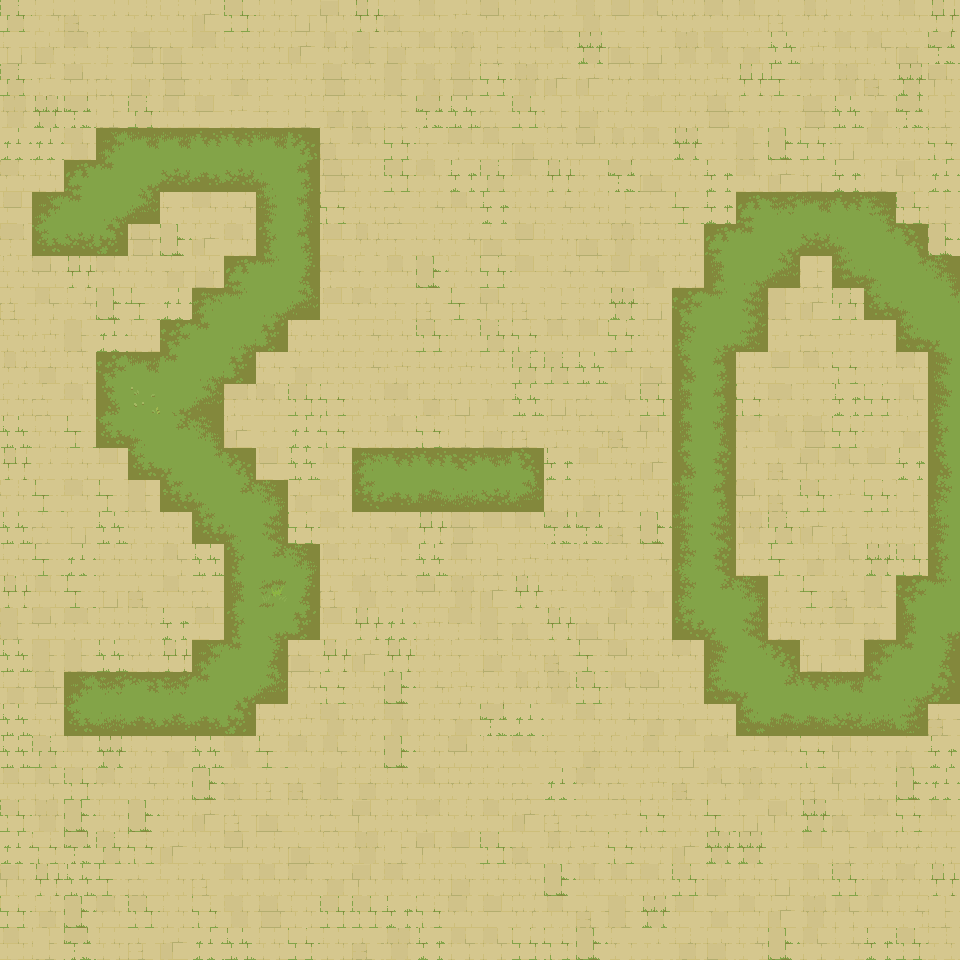

A level layout from a 2D game, rendered from its tile map. Below: a short description, then the map file with tile-grid data replaced by summaries:
An orthogonal 30x30 tile map with 32x32 px tiles, 4 tile layers (ground, water, walls-1-2-3-4, walls-5-6-7-8), 18 tilesets and 810 objects (810x water).

<map version="1.10" tiledversion="1.10.1" orientation="orthogonal" renderorder="right-down" width="30" height="30" tilewidth="32" tileheight="32" infinite="0" nextlayerid="17" nextobjectid="862">
 <properties>
  <property name="AutomappingRadius" type="int" value="4" />
 </properties>
 <tileset firstgid="1" source="Terrain - Ancient Ruins.tsx" />
 <tileset firstgid="2210" source="Ancient Ruins-Tileset - wall 1.tsx" />
 <tileset firstgid="2450" source="Ancient Ruins-Tileset - wall 3.tsx" />
 <tileset firstgid="2690" source="Ancient Ruins-Tileset - wall 4.tsx" />
 <tileset firstgid="2930" source="Ancient Ruins-Tileset - wall 5.tsx" />
 <tileset firstgid="3170" source="Ancient Ruins-Tileset - wall 6.tsx" />
 <tileset firstgid="3410" source="Ancient Ruins-Tileset - wall 7.tsx" />
 <tileset firstgid="3650" source="Ancient Ruins-Tileset - wall 8.tsx" />
 <tileset firstgid="3890" source="Ancient Ruins-Animated Terrains-16 frames.tsx" />
 <tileset firstgid="6230" source="Ancient Ruins-Animated Terrains-16 frames-with transparency.tsx" />
 <tileset firstgid="8570" source="Ancient Ruins-Animated Terrains-8 frames.tsx" />
 <tileset firstgid="9527" source="Ancient Ruins-Animated Terrains-8 frames-with transparency.tsx" />
 <tileset firstgid="10484" source="Ancient Ruins-Animated Terrains2-16 frames.tsx" />
 <tileset firstgid="12824" source="Ancient Ruins-Animated Terrains2-8 frames.tsx" />
 <tileset firstgid="13781" source="Ancient Ruins-Animated Terrains2-8 frames-with transparency.tsx" />
 <tileset firstgid="14738" source="Ancient Ruins-Animated Terrains2-16 frames-with transparency.tsx" />
 <tileset firstgid="17078" source="Ancient Ruins-Tileset-Terrain2.tsx" />
 <tileset firstgid="21108" source="Ancient Ruins-Tileset - wall 2.tsx" />
 <layer id="13" name="ground" width="30" height="30">
  <data>[900 cells, 900 non-empty, 102 distinct tile ids]</data>
 </layer>
 <layer id="15" name="water" width="30" height="30">
  <data>[900 cells, 0 non-empty, 0 distinct tile ids]</data>
 </layer>
 <layer id="1" name="walls-1-2-3-4" width="30" height="30">
  <data>[900 cells, 0 non-empty, 0 distinct tile ids]</data>
 </layer>
 <layer id="6" name="walls-5-6-7-8" width="30" height="30">
  <data>[900 cells, 0 non-empty, 0 distinct tile ids]</data>
 </layer>
 <objectgroup id="16" name="objects">
  <object id="52" name="water" x="0" y="0" width="32" height="32" />
  <object id="53" name="water" x="32" y="0" width="32" height="32" />
  <object id="54" name="water" x="0" y="32" width="32" height="32" />
  <object id="55" name="water" x="32" y="32" width="32" height="32" />
  <object id="56" name="water" x="64" y="0" width="32" height="32" />
  <object id="57" name="water" x="64" y="32" width="32" height="32" />
  <object id="58" name="water" x="0" y="64" width="32" height="32" />
  <object id="59" name="water" x="32" y="64" width="32" height="32" />
  <object id="60" name="water" x="64" y="64" width="32" height="32" />
  <object id="61" name="water" x="96" y="0" width="32" height="32" />
  <object id="62" name="water" x="96" y="32" width="32" height="32" />
  <object id="63" name="water" x="96" y="64" width="32" height="32" />
  <object id="64" name="water" x="128" y="0" width="32" height="32" />
  <object id="65" name="water" x="128" y="32" width="32" height="32" />
  <object id="66" name="water" x="128" y="64" width="32" height="32" />
  <object id="67" name="water" x="160" y="0" width="32" height="32" />
  <object id="68" name="water" x="192" y="0" width="32" height="32" />
  <object id="69" name="water" x="160" y="32" width="32" height="32" />
  <object id="70" name="water" x="192" y="32" width="32" height="32" />
  <object id="71" name="water" x="224" y="0" width="32" height="32" />
  <object id="72" name="water" x="224" y="32" width="32" height="32" />
  <object id="73" name="water" x="160" y="64" width="32" height="32" />
  <object id="74" name="water" x="192" y="64" width="32" height="32" />
  <object id="75" name="water" x="224" y="64" width="32" height="32" />
  <object id="76" name="water" x="256" y="0" width="32" height="32" />
  <object id="77" name="water" x="256" y="32" width="32" height="32" />
  <object id="78" name="water" x="256" y="64" width="32" height="32" />
  <object id="79" name="water" x="288" y="0" width="32" height="32" />
  <object id="80" name="water" x="288" y="32" width="32" height="32" />
  <object id="81" name="water" x="288" y="64" width="32" height="32" />
  <object id="82" name="water" x="0" y="96" width="32" height="32" />
  <object id="83" name="water" x="32" y="96" width="32" height="32" />
  <object id="84" name="water" x="0" y="128" width="32" height="32" />
  <object id="85" name="water" x="32" y="128" width="32" height="32" />
  <object id="86" name="water" x="64" y="96" width="32" height="32" />
  <object id="87" name="water" x="64" y="128" width="32" height="32" />
  <object id="88" name="water" x="0" y="160" width="32" height="32" />
  <object id="89" name="water" x="32" y="160" width="32" height="32" />
  <object id="90" name="water" x="64" y="160" width="32" height="32" />
  <object id="91" name="water" x="96" y="96" width="32" height="32" />
  <object id="92" name="water" x="96" y="128" width="32" height="32" />
  <object id="93" name="water" x="96" y="160" width="32" height="32" />
  <object id="94" name="water" x="128" y="96" width="32" height="32" />
  <object id="95" name="water" x="128" y="128" width="32" height="32" />
  <object id="96" name="water" x="128" y="160" width="32" height="32" />
  <object id="97" name="water" x="160" y="96" width="32" height="32" />
  <object id="98" name="water" x="192" y="96" width="32" height="32" />
  <object id="99" name="water" x="160" y="128" width="32" height="32" />
  <object id="100" name="water" x="192" y="128" width="32" height="32" />
  <object id="101" name="water" x="224" y="96" width="32" height="32" />
  <object id="102" name="water" x="224" y="128" width="32" height="32" />
  <object id="103" name="water" x="160" y="160" width="32" height="32" />
  <object id="104" name="water" x="192" y="160" width="32" height="32" />
  <object id="105" name="water" x="224" y="160" width="32" height="32" />
  <object id="106" name="water" x="256" y="96" width="32" height="32" />
  <object id="107" name="water" x="256" y="128" width="32" height="32" />
  <object id="108" name="water" x="256" y="160" width="32" height="32" />
  <object id="109" name="water" x="288" y="96" width="32" height="32" />
  <object id="110" name="water" x="288" y="128" width="32" height="32" />
  <object id="111" name="water" x="288" y="160" width="32" height="32" />
  <object id="112" name="water" x="0" y="192" width="32" height="32" />
  <object id="113" name="water" x="32" y="192" width="32" height="32" />
  <object id="114" name="water" x="0" y="224" width="32" height="32" />
  <object id="115" name="water" x="32" y="224" width="32" height="32" />
  <object id="116" name="water" x="64" y="192" width="32" height="32" />
  <object id="117" name="water" x="64" y="224" width="32" height="32" />
  <object id="118" name="water" x="0" y="256" width="32" height="32" />
  <object id="119" name="water" x="32" y="256" width="32" height="32" />
  <object id="120" name="water" x="64" y="256" width="32" height="32" />
  <object id="121" name="water" x="96" y="192" width="32" height="32" />
  </objectgroup>
</map>
<!-- 740 of 810 objects omitted -->
